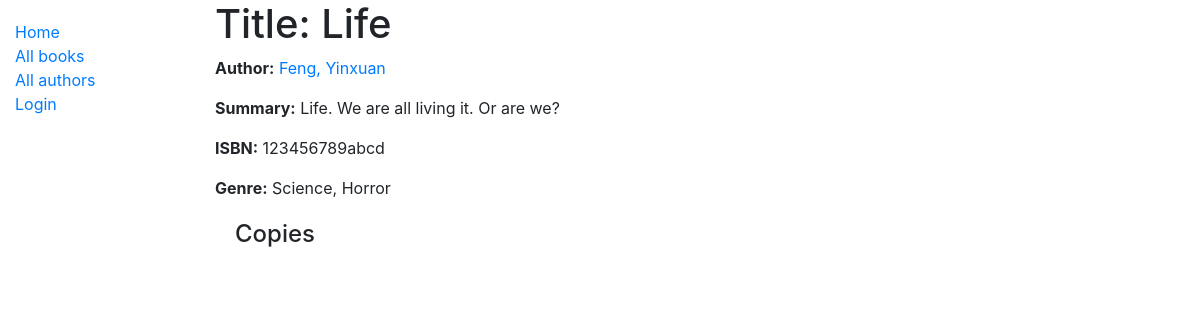
/catalog/book/1, run on the app's committed database.
### catalog/models.py (models this page shows, shortened)
class Book(models.Model):
    title = models.CharField(max_length=200)
    author = models.ForeignKey('Author', on_delete=models.SET_NULL, null=True)
    summary = models.TextField(
        max_length=1000,
        help_text='Enter a brief description of the book'
        )
    isbn = models.CharField(
        'ISBN',
        max_length=13,
        help_text='13 Character <a href="https://www.isbn-international.org/content/what-isbn'
                  '">ISBN number</a>')
    genre = models.ManyToManyField(Genre, help_text='Select a genre for this book')
    class Meta:
        ordering = ['title']
    def display_genre(self):
        'Create a string for the Genre. This is required to display genre in Admin.'
        return ', '.join(genre.name for genre in self.genre.all()[:3])
    display_genre.short_description = 'Genre'

class Author(models.Model):
    first_name = models.CharField(max_length=100)
    last_name = models.CharField(max_length=100)
    date_of_birth = models.DateField(null=True, blank=True)
    date_of_death = models.DateField('Died', null=True, blank=True)
    class Meta:
        ordering = ['last_name', 'first_name']
    def __str__(self):
        return f'{self.last_name}, {self.first_name}'

class Genre(models.Model):
    name = models.CharField(
        max_length=200,
        help_text='Enter a book genre (e.g. Science Fiction)'
        )
    def __str__(self):
        return self.name

### catalog/views.py (the view)
# urls.py: path('book/<int:pk>', views.BookDetailView.as_view(), name='book-detail'),
class BookDetailView(generic.DetailView):
    model = Book

### catalog/templates/catalog/book_detail.html (shortened to what this page needs)
{% extends "base_generic.html" %}
{% block content %}
  <h1>Title: {{ book.title }}</h1>
  <p><strong>Author:</strong> <a href="{% url 'author-detail' book.author.pk %}">{{ book.author }}</a></p>
  <p><strong>Summary:</strong> {{ book.summary }}</p>
  <p><strong>ISBN:</strong> {{ book.isbn }}</p>
  <p><strong>Genre:</strong> {{ book.genre.all|join:", " }}</p>
  <div style="margin-left:20px;margin-top:20px">
    <h4>Copies</h4>
  </div>
{% endblock %}

### data on the page
Book: title "Life", author "Feng, Yinxuan", summary "Life. We are all living it. Or are we?", isbn "123456789abcd", genre.all "Science, Horror"
